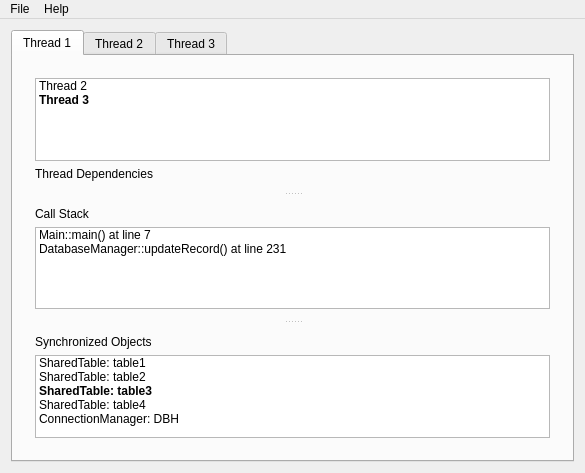
<?xml version="1.0" encoding="UTF-8"?>
<ui version="4.0">
 <class>MainWindow</class>
 <widget class="QMainWindow" name="MainWindow">
  <property name="geometry">
   <rect>
    <x>0</x>
    <y>0</y>
    <width>585</width>
    <height>473</height>
   </rect>
  </property>
  <property name="windowTitle">
   <string>MainWindow</string>
  </property>
  <widget class="QWidget" name="centralWidget">
   <layout class="QVBoxLayout" name="verticalLayout">
    <item>
     <widget class="QTabWidget" name="tabWidget">
      <property name="enabled">
       <bool>true</bool>
      </property>
      <property name="tabShape">
       <enum>QTabWidget::Rounded</enum>
      </property>
      <property name="currentIndex">
       <number>0</number>
      </property>
      <widget class="QWidget" name="tab">
       <attribute name="title">
        <string>Thread 1</string>
       </attribute>
       <layout class="QVBoxLayout" name="verticalLayout_5">
        <item>
         <widget class="QSplitter" name="splitter">
          <property name="orientation">
           <enum>Qt::Vertical</enum>
          </property>
          <widget class="QWidget" name="verticalLayoutWidget">
           <layout class="QVBoxLayout" name="verticalLayout_2">
            <item>
             <widget class="QListWidget" name="listWidget">
              <item>
               <property name="text">
                <string>Thread 2</string>
               </property>
              </item>
              <item>
               <property name="text">
                <string>Thread 3</string>
               </property>
               <property name="font">
                <font>
                 <weight>75</weight>
                 <bold>true</bold>
                </font>
               </property>
              </item>
             </widget>
            </item>
            <item>
             <widget class="QLabel" name="label">
              <property name="text">
               <string>Thread Dependencies</string>
              </property>
             </widget>
            </item>
           </layout>
          </widget>
          <widget class="QWidget" name="verticalLayoutWidget_2">
           <layout class="QVBoxLayout" name="verticalLayout_3">
            <item>
             <widget class="QLabel" name="label_2">
              <property name="text">
               <string>Call Stack</string>
              </property>
             </widget>
            </item>
            <item>
             <widget class="QListWidget" name="listWidget_3">
              <item>
               <property name="text">
                <string>Main::main() at line 7</string>
               </property>
              </item>
              <item>
               <property name="text">
                <string>DatabaseManager::updateRecord() at line 231</string>
               </property>
              </item>
             </widget>
            </item>
           </layout>
          </widget>
          <widget class="QWidget" name="verticalLayoutWidget_3">
           <layout class="QVBoxLayout" name="verticalLayout_4">
            <item>
             <widget class="QLabel" name="label_3">
              <property name="text">
               <string>Synchronized Objects</string>
              </property>
             </widget>
            </item>
            <item>
             <widget class="QListWidget" name="listWidget_2">
              <item>
               <property name="text">
                <string>SharedTable: table1</string>
               </property>
              </item>
              <item>
               <property name="text">
                <string>SharedTable: table2</string>
               </property>
              </item>
              <item>
               <property name="text">
                <string>SharedTable: table3</string>
               </property>
               <property name="font">
                <font>
                 <weight>75</weight>
                 <bold>true</bold>
                </font>
               </property>
              </item>
              <item>
               <property name="text">
                <string>SharedTable: table4</string>
               </property>
              </item>
              <item>
               <property name="text">
                <string>ConnectionManager: DBH</string>
               </property>
              </item>
             </widget>
            </item>
           </layout>
          </widget>
         </widget>
        </item>
       </layout>
      </widget>
      <widget class="QWidget" name="tab_2">
       <attribute name="title">
        <string>Thread 2</string>
       </attribute>
      </widget>
      <widget class="QWidget" name="tab_3">
       <attribute name="title">
        <string>Thread 3</string>
       </attribute>
      </widget>
     </widget>
    </item>
   </layout>
  </widget>
  <widget class="QMenuBar" name="menuBar">
   <property name="geometry">
    <rect>
     <x>0</x>
     <y>0</y>
     <width>585</width>
     <height>21</height>
    </rect>
   </property>
   <widget class="QMenu" name="menuFile">
    <property name="title">
     <string>File</string>
    </property>
    <addaction name="actionExit"/>
    <addaction name="actionAddTab"/>
    <addaction name="actionTest"/>
   </widget>
   <widget class="QMenu" name="menuHelp">
    <property name="title">
     <string>Help</string>
    </property>
    <addaction name="actionAbout"/>
   </widget>
   <addaction name="menuFile"/>
   <addaction name="menuHelp"/>
  </widget>
  <action name="actionExit">
   <property name="text">
    <string>Exit</string>
   </property>
  </action>
  <action name="actionAbout">
   <property name="text">
    <string>About</string>
   </property>
  </action>
  <action name="actionAddTab">
   <property name="text">
    <string>AddTab</string>
   </property>
  </action>
  <action name="actionTest">
   <property name="text">
    <string>Test</string>
   </property>
  </action>
 </widget>
 <layoutdefault spacing="6" margin="11"/>
 <resources/>
 <connections/>
</ui>
